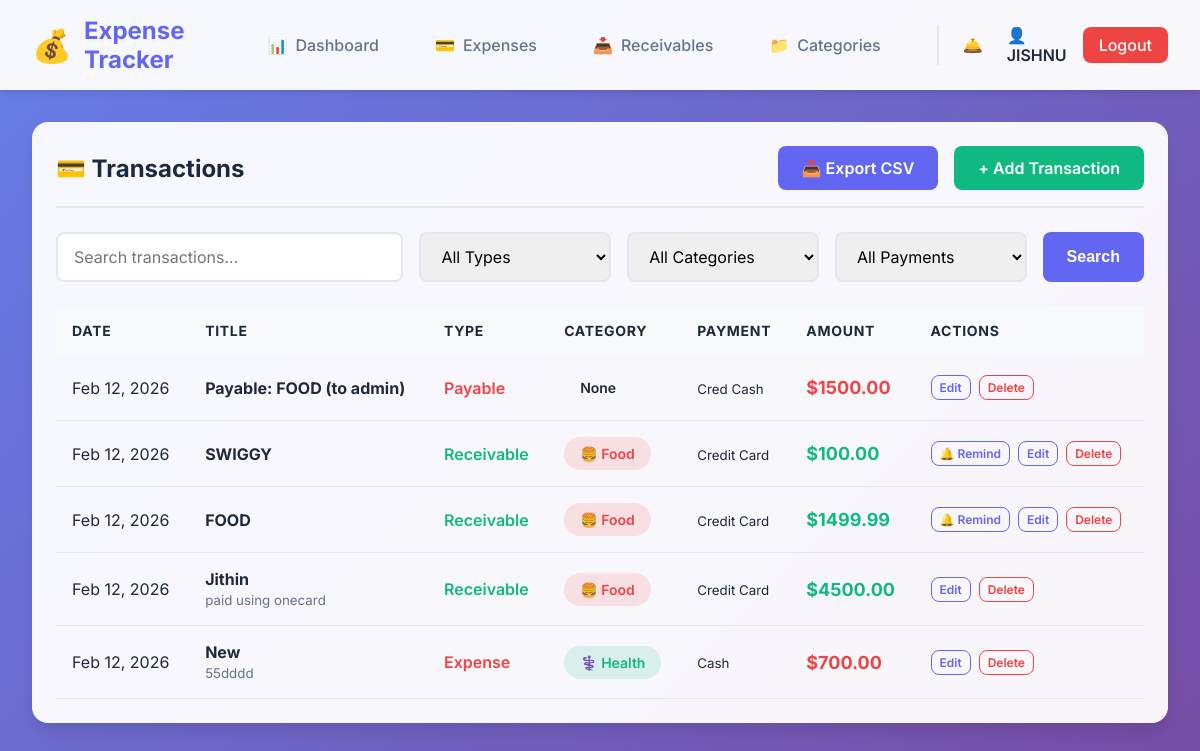
Screenshot of /expenses/ (signed in) with the database file from the repository.
### expenses/models.py (models this page shows, shortened)
class Expense(models.Model):
    TRANSACTION_TYPE_CHOICES = [
        ('EXPENSE', 'Expense'),
        ('RECEIVABLE', 'Receivable'),
        ('PAYABLE', 'Payable'),
    ]
    PAYMENT_METHOD_CHOICES = [
        ('UPI', 'UPI'),
        ('CREDIT_CARD', 'Credit Card'),
        ('SLICE_BORROW', 'Slice Borrow'),
        ('CRED_CASH', 'Cred Cash'),
        ('EMI', 'EMI'),
        ('CASH', 'Cash'),
        ('OTHER', 'Other'),
    ]
    title = models.CharField(max_length=200)
    amount = models.DecimalField(max_digits=10, decimal_places=2)
    category = models.ForeignKey(Category, on_delete=models.SET_NULL, null=True, related_name='expenses')
    transaction_type = models.CharField(max_length=20, choices=TRANSACTION_TYPE_CHOICES, default='EXPENSE')
    payment_method = models.CharField(max_length=20, choices=PAYMENT_METHOD_CHOICES, default='CASH')
    payee_username = models.CharField(max_length=150, blank=True, null=True, help_text="Username of the person who owes you")
    related_receivable = models.ForeignKey('self', on_delete=models.SET_NULL, null=True, blank=True, related_name='payables')
    date = models.DateField(default=timezone.now)
    description = models.TextField(blank=True)
    user = models.ForeignKey(User, on_delete=models.CASCADE, related_name='expenses')
    created_at = models.DateTimeField(auto_now_add=True)
    updated_at = models.DateTimeField(auto_now=True)
    class Meta:
        ordering = ['-date', '-created_at']

class Category(models.Model):
    name = models.CharField(max_length=100)
    icon = models.CharField(max_length=50, default='💰')
    color = models.CharField(max_length=7, default='#6366f1')
    user = models.ForeignKey(User, on_delete=models.CASCADE, related_name='categories')
    created_at = models.DateTimeField(auto_now_add=True)
    class Meta:
        verbose_name_plural = 'Categories'
        ordering = ['name']
    def __str__(self):
        return f"{self.icon} {self.name}"

### expenses/views.py (the view)
# urls.py: path('expenses/', views.expense_list, name='expense_list'),
@login_required
def expense_list(request):
    expenses = Expense.objects.filter(user=request.user)
    category_id = request.GET.get('category')
    transaction_type = request.GET.get('type')
    payment_method = request.GET.get('payment_method')
    search = request.GET.get('search')
    if category_id:
        expenses = expenses.filter(category_id=category_id)
    if transaction_type:
        expenses = expenses.filter(transaction_type=transaction_type)
    if payment_method:
        expenses = expenses.filter(payment_method=payment_method)
    if search:
        expenses = expenses.filter(title__icontains=search)
    categories = Category.objects.filter(user=request.user)
    unread_notifications_count = Notification.objects.filter(recipient=request.user, is_read=False).count()
    context = {
        'expenses': expenses,
        'categories': categories,
        'transaction_types': Expense.TRANSACTION_TYPE_CHOICES,
        'payment_methods': Expense.PAYMENT_METHOD_CHOICES,
        'selected_category': category_id,
        'selected_type': transaction_type,
        'selected_payment': payment_method,
        'search_query': search or '',
        'unread_notifications_count': unread_notifications_count,
    }
    return render(request, 'expenses/expense_list.html', context)

### expenses/templates/expenses/expense_list.html (shortened to what this page needs)
{% extends 'base.html' %}
{% block content %}
<div class="fade-in">
    <div class="card">
        <div class="card-header">
            <h1 class="card-title">💳 Transactions</h1>
            <div style="display: flex; gap: 1rem;">
                <a href="{% url 'export_expenses_csv' %}" class="btn btn-primary">📥 Export CSV</a>
                <a href="{% url 'expense_create' %}" class="btn btn-success">+ Add Transaction</a>
            </div>
        </div>
        <form method="get" style="display: flex; gap: 1rem; margin-bottom: 1.5rem; flex-wrap: wrap;">
            <input type="text" name="search" class="form-control" placeholder="Search transactions..."
                value="{{ search_query }}" style="flex: 2; min-width: 200px;">
            <select name="type" class="form-control" style="flex: 1; min-width: 140px;" onchange="this.form.submit()">
                <option value="">All Types</option>
            </select>
            <select name="category" class="form-control" style="flex: 1; min-width: 140px;"
                onchange="this.form.submit()">
                <option value="">All Categories</option>
            </select>
            <select name="payment_method" class="form-control" style="flex: 1; min-width: 140px;"
                onchange="this.form.submit()">
                <option value="">All Payments</option>
            </select>
            <button type="submit" class="btn btn-primary">Search</button>
        </form>
        {% if expenses %}
        <table class="table">
            <thead>
                <tr>
                    <th>Date</th>
                    <th>Title</th>
                    <th>Type</th>
                    <th>Category</th>
                    <th>Payment</th>
                    <th>Amount</th>
                    <th>Actions</th>
                </tr>
            </thead>
            <tbody>
                {% for expense in expenses %}
                <tr>
                    <td>{{ expense.date|date:"M d, Y" }}</td>
                    <td>
                        <strong>{{ expense.title }}</strong>
                        {% if expense.description %}
                        <br><small style="color: var(--gray);">{{ expense.description|truncatewords:10 }}</small>
                        {% endif %}
                    </td>
                    <td>
                        <span
                            style="font-weight: 600; color: {% if expense.transaction_type == 'EXPENSE' or expense.transaction_type == 'PAYABLE' %}var(--danger){% else %}var(--success){% endif %};">
                            {{ expense.get_transaction_type_display }}
                        </span>
                    </td>
                    <td>
                        <span class="category-badge"
                            style="background-color: {{ expense.category.color }}22; color: {{ expense.category.color }};">
                            {{ expense.category }}
                        </span>
                    </td>
                    <td><small>{{ expense.get_payment_method_display }}</small></td>
                    <td
                        style="font-weight: 700; color: {% if expense.transaction_type == 'EXPENSE' or expense.transaction_type == 'PAYABLE' %}var(--danger){% else %}var(--success){% endif %}; font-size: 1.125rem;">
                        ${{ expense.amount }}
                    </td>
                    <td>
                        <div class="actions">
                            {% if expense.transaction_type == 'RECEIVABLE' and expense.payee_username %}
                            <a href="{% url 'send_reminder' expense.pk %}" class="btn btn-sm btn-outline-primary"
                                title="Send Payment Reminder">🔔 Remind</a>
                            {% endif %}
                            <a href="{% url 'expense_update' expense.pk %}"
                                class="btn btn-sm btn-outline-primary">Edit</a>
                            <a href="{% url 'expense_delete' expense.pk %}"
                                class="btn btn-sm btn-outline-danger">Delete</a>
                        </div>
                    </td>
                </tr>
                {% endfor %}
            </tbody>
        </table>
        {% else %}
        <p style="text-align: center; color: var(--gray); padding: 3rem;">
            No expenses found. <a href="{% url 'expense_create' %}" style="color: var(--primary); font-weight: 600;">Add
                your first expense</a>
        </p>
        {% endif %}
    </div>
</div>
{% endblock %}

### expenses/templates/base.html (shortened to what this page needs)
<!DOCTYPE html>
<html lang="en">
<head>
    {% load static %}
    <link rel="stylesheet" href="{% static 'css/styles.css' %}">
</head>
<body>
    {% if user.is_authenticated %}
    <nav class="navbar">
        <div class="nav-container">
            <div class="nav-brand">
                <span class="brand-icon">💰</span>
                <span class="brand-text">Expense Tracker</span>
            </div>
            <div class="nav-links">
                <a href="{% url 'dashboard' %}"
                    class="nav-link {% if request.resolver_match.url_name == 'dashboard' %}active{% endif %}">
                    <span>📊</span> Dashboard
                </a>
                <a href="{% url 'expense_list' %}?type=EXPENSE"
                    class="nav-link {% if request.resolver_match.url_name == 'expense_list' and request.GET.type == 'EXPENSE' %}active{% endif %}">
                    <span>💳</span> Expenses
                </a>
                <a href="{% url 'expense_list' %}?type=RECEIVABLE"
                    class="nav-link {% if request.resolver_match.url_name == 'expense_list' and request.GET.type == 'RECEIVABLE' %}active{% endif %}">
                    <span>📥</span> Receivables
                </a>
                <a href="{% url 'category_list' %}"
                    class="nav-link {% if 'category' in request.resolver_match.url_name %}active{% endif %}">
                    <span>📁</span> Categories
                </a>
                <div class="nav-user">
                    <a href="{% url 'notification_list' %}" class="nav-link"
                        style="position: relative; padding: 0.5rem;">
                        <span>🛎️</span>
                    </a>
                    <span class="user-name">👤 {{ user.username }}</span>
                    <a href="{% url 'logout' %}" class="btn-logout">Logout</a>
                </div>
            </div>
        </div>
    </nav>
    {% endif %}
    <main class="main-content">
        {% block content %}{% endblock %}
    </main>
</body>
</html>

### expenses/static/css/styles.css (style rules this page uses)
* { margin: 0; padding: 0; box-sizing: border-box; }
:root { --primary: #6366f1; --primary-dark: #4f46e5; --secondary: #ec4899; --success: #10b981; --danger: #ef4444; --warning: #f59e0b; --dark: #1e293b; --light: #f8fafc; --gray: #64748b; --border: #e2e8f0; }
body { font-family: 'Inter', -apple-system, BlinkMacSystemFont, 'Segoe UI', sans-serif; background: linear-gradient(135deg, #667eea 0%, #764ba2 100%); min-height: 100vh; color: var(--dark); }
.navbar { background: rgba(255, 255, 255, 0.95); backdrop-filter: blur(10px); box-shadow: 0 4px 6px -1px rgba(0, 0, 0, 0.1); padding: 1rem 0; position: sticky; top: 0; z-index: 100; }
.nav-container { max-width: 1400px; margin: 0 auto; padding: 0 2rem; display: flex; justify-content: space-between; align-items: center; }
.nav-brand { display: flex; align-items: center; gap: 0.75rem; font-size: 1.5rem; font-weight: 700; color: var(--primary); }
.brand-icon { font-size: 2rem; }
.nav-links { display: flex; align-items: center; gap: 1.5rem; }
.nav-link { text-decoration: none; color: var(--gray); font-weight: 500; padding: 0.5rem 1rem; border-radius: 0.5rem; transition: all 0.3s ease; display: flex; align-items: center; gap: 0.5rem; }
.nav-user { display: flex; align-items: center; gap: 1rem; margin-left: 1rem; padding-left: 1rem; border-left: 2px solid var(--border); }
.user-name { color: var(--dark); font-weight: 600; }
.btn-logout { background: var(--danger); color: white; padding: 0.5rem 1rem; border-radius: 0.5rem; text-decoration: none; font-weight: 500; transition: all 0.3s ease; }
.main-content { max-width: 1400px; margin: 2rem auto; padding: 0 2rem; }
.card { background: rgba(255, 255, 255, 0.95); backdrop-filter: blur(10px); border-radius: 1rem; padding: 1.5rem; box-shadow: 0 10px 15px -3px rgba(0, 0, 0, 0.1); transition: all 0.3s ease; }
.card-header { display: flex; justify-content: space-between; align-items: center; margin-bottom: 1.5rem; padding-bottom: 1rem; border-bottom: 2px solid var(--border); }
.card-title { font-size: 1.5rem; font-weight: 700; color: var(--dark); }
.btn { padding: 0.75rem 1.5rem; border-radius: 0.5rem; font-weight: 600; text-decoration: none; display: inline-flex; align-items: center; gap: 0.5rem; transition: all 0.3s ease; border: none; cursor: pointer; font-size: 1rem; }
.btn-primary { background: var(--primary); color: white; }
.btn-success { background: var(--success); color: white; }
.form-control { width: 100%; padding: 0.75rem 1rem; border: 2px solid var(--border); border-radius: 0.5rem; font-size: 1rem; transition: all 0.3s ease; font-family: inherit; }
.table { width: 100%; border-collapse: collapse; }
.table thead { background: var(--light); }
.table th { padding: 1rem; text-align: left; font-weight: 700; color: var(--dark); text-transform: uppercase; font-size: 0.875rem; letter-spacing: 0.05em; }
.table td { padding: 1rem; border-bottom: 1px solid var(--border); }
.table tbody tr { transition: all 0.2s ease; }
.category-badge { display: inline-flex; align-items: center; gap: 0.5rem; padding: 0.5rem 1rem; border-radius: 2rem; font-weight: 600; font-size: 0.875rem; }
.fade-in { animation: fadeIn 0.5s ease; }
.btn-outline-primary { background: transparent; border: 1px solid var(--primary); color: var(--primary); }
.btn-outline-danger { background: transparent; border: 1px solid var(--danger); color: var(--danger); }
.btn-sm { padding: 0.25rem 0.5rem; font-size: 0.75rem; }
.actions { display: flex; gap: 0.5rem; }

### rows the page displays
Expense: date "Feb 12, 2026", title "Payable: FOOD (to admin)", transaction_type "Payable", category "None", payment_method "Cred Cash", amount "1500.00"
Expense: date "Feb 12, 2026", title "SWIGGY", transaction_type "Receivable", category "🍔 Food", payment_method "Credit Card", amount "100.00", payee_username "🔔 Remind"
Expense: date "Feb 12, 2026", title "FOOD", transaction_type "Receivable", category "🍔 Food", payment_method "Credit Card", amount "1499.99", payee_username "🔔 Remind"
Expense: date "Feb 12, 2026", title "Jithin", description "paid using onecard", transaction_type "Receivable", category "🍔 Food", payment_method "Credit Card", amount "4500.00"
Expense: date "Feb 12, 2026", title "New", description "55dddd", transaction_type "Expense", category "⚕️ Health", payment_method "Cash", amount "700.00"

### other values shown
{{ user.username }} "JISHNU"
